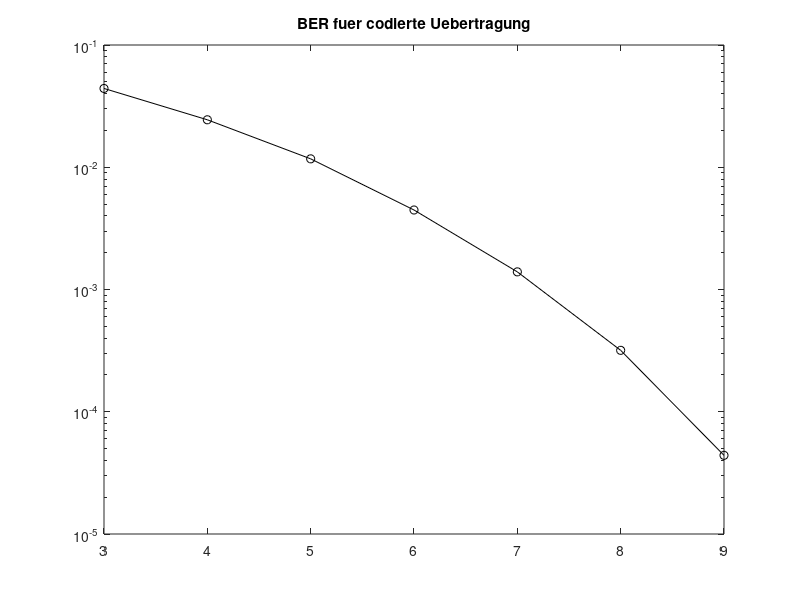

The MATLAB script that drew this image:
%%%%%%%%%%%%%%%%%%%%%%%%%%%%%%%%%%%%%%%%%%%%%%%%%%%%%%%%%%%%%%%%%%%%%%%%%%%
%   Nachrichtentechnisches Praktikum - Aufgabe 8 - Kanalcodierung 
%                                                      
%   5. Zyklische Blockcodes
%   5.4 - Übertragung mit zyklischem Blockcode                                                      
%                                                    
%%%%%%%%%%%%%%%%%%%%%%%%%%%%%%%%%%%%%%%%%%%%%%%%%%%%%%%%%%%%%%%%%%%%%%%%%%%

%clear all;
%close all;





%%%%%%%%%%%%%%%%%%%%%%%%%%%%%%%%%%%%%%%%%%%%%%%%%%%%%%%%%%%%%%%%%%%%%%%%%%%
% Simulationsparameter
%%%%%%%%%%%%%%%%%%%%%%%%%%%%%%%%%%%%%%%%%%%%%%%%%%%%%%%%%%%%%%%%%%%%%%%%%%%

%Abbruch der Simulation nach
% - Anzahl der simulierten Bits
Anzahl = 500000;      %Durch den Studenten anzupassen

%Signal-zu-Rausch-Verhaeltnis
SNR = [3:1:9];        %Durch den Studenten anzupassen

%Länge Infowort
k= 4;

%Länge Codewort
n= 7;

% (7,4)-Code mit g(x) = 1 + x + x^3
G4 = [1 0 0 0 1 0 1; 0 1 0 0 1 1 1; 0 0 1 0 1 1 0; 0 0 0 1 0 1 1];


%%%%%%%%%%%%%%%%%%%%%%%%%%%%%%%%%%%%%%%%%%%%%%%%%%%%%%%%%%%%%%%%%%%%%%%%%%%
% Simulation
%%%%%%%%%%%%%%%%%%%%%%%%%%%%%%%%%%%%%%%%%%%%%%%%%%%%%%%%%%%%%%%%%%%%%%%%%%%

%Variablen initialisieren
i=0;

%Erzeuge Random Bits
sourceBitsInt = randi([0,1],ceil(Anzahl/k),k);

%Encoder

%Erzeuge Eingangsmatrix fuer Schieberegister [<Infowort> 0 0 0];
codewordsInit = [sourceBitsInt zeros(ceil(Anzahl/k),(n-k))];

%Erzeuge Speicherzustaende im Schieberegister
registerState = zeros(ceil(Anzahl/k),(n-k));

%Erzeuge ParityBits mittels Schieberegister
for i=1:n
    registerState = [mod((codewordsInit(:,i)+(registerState(:,3))),2) mod((registerState(:,1)+registerState(:,3)),2) registerState(:,2)];
end

%Erzeuge Codewort durch Zusammensetzen von Infowort und Endzustaenden des
%Registers
codedBits = [sourceBitsInt(:,:) registerState(:,(3:-1:1))];

%NRZ-Codierung der Sendebitfolge
codedBitsNRZ = sign(codedBits - 0.5);


%Erzeuge ParityCheckMAtrix H(x)
H4 = [G4(:,(k+1):n)' diag(ones(1, (n-k)))];

%Simulationsschleife
tic;
for j=1:length(SNR) 
    %Erzeuge Empfangsbits nach AWGN-Kanal
    noisedBitsCoded = awgn(codedBitsNRZ, SNR(j),'measured');
    
    %Entscheider im Empfaenger
    decidedCodedBits = (sign(noisedBitsCoded)+1)/2;
    
    %Decoder
    
    %berechne Syndrom
    synd = mod((decidedCodedBits(:,:) * H4'),2);
    
    %Hilfsvariablen
    syndNRZ = sign(synd - 0.5);
    H4NRZ = sign(H4 - 0.5);
    decidedCodedBitsKorr = decidedCodedBits;
    
    %bestimme Fehlermuster:
    %Suche Spalte in H, die dem Syndrom entspricht für jedes Codewort
    for i=1:(Anzahl/k)
     
        [row, col] = find((syndNRZ(i,:) * H4NRZ)==(k-1));
        
        %korrigiere Bits aufgrund von Syndrom-Bestimmung in jeweiligem
        %Codewort
        decidedCodedBitsKorr(i,col) = mod((decidedCodedBits(i,col) + 1),2);
    end
        
    %erzeuge Infowort durch Abschneiden der Paritybits
    decodedBits = decidedCodedBitsKorr(:,1:k);
    
    %Vergleiche gestoerte (decodierte) Empfangsbits mit uncodierten Sendebits
    errorsCoded = abs(decodedBits - sourceBitsInt);

    %Anzahl der Einsen im Verktor errorsCoded entspricht Anzahl der
    %Uebertragungsfehler
    sumErrorsCoded = sum(sum(errorsCoded));

    %BER = (Anzahl fehlerhafte Bits)/(Anzahl gesendete Bits)
    BER_Coded(j) = sumErrorsCoded / Anzahl;
end
toc

%%%%%%%%%%%%%%%%%%%%%%%%%%%%%%%%%%%%%%%%%%%%%%%%%%%%%%%%%%%%%%%%%%%%%%%%%%%
% Ausgabe der BER-Kennlinien
%%%%%%%%%%%%%%%%%%%%%%%%%%%%%%%%%%%%%%%%%%%%%%%%%%%%%%%%%%%%%%%%%%%%%%%%%%%

%figure;
semilogy(SNR,BER_Coded(1,:),'ko-');
title('BER fuer codierte Uebertragung');
